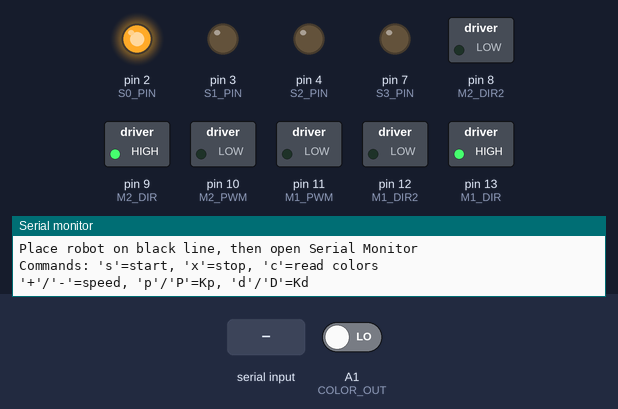
This sketch was run on a simulated Arduino Uno, built with avr-gcc and run on an emulated ATmega328P. On the bench: switched loads named in the sketch (green lamp = pin HIGH), output pins drawn as LEDs (lit = HIGH), the last lines printed to the serial monitor. Dashed ring = blinking. Inputs (shaded band) come from the test bench; at power-on: A1 (COLOR_OUT) LOW.

Above: at 1.2 s.
1.3 s: "s" received over Serial
At 1.66 s:
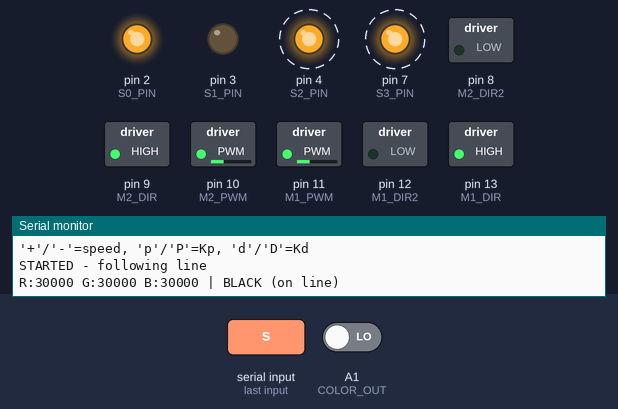
4.3 s: "x" received over Serial
At 5.5 s:
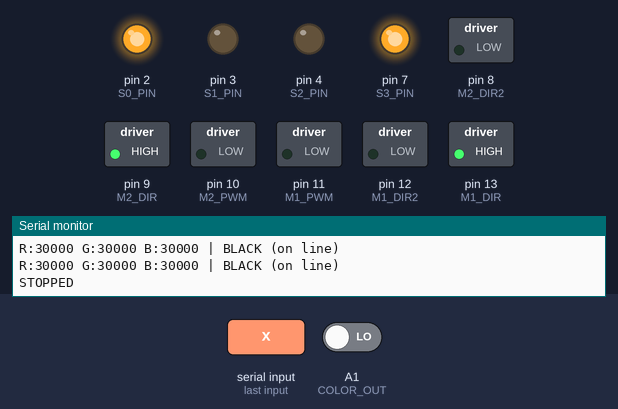
5.8 s: "S" received over Serial
At 6.16 s:
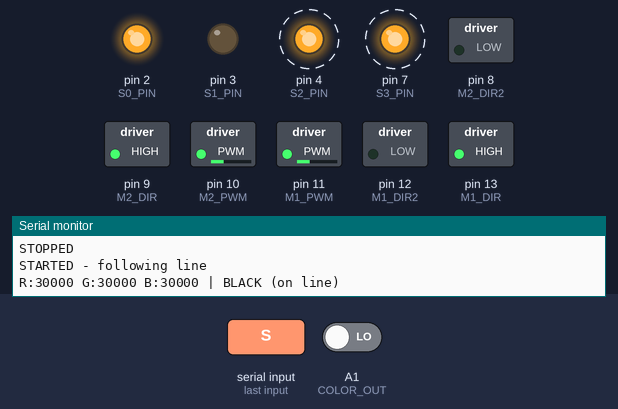
14.8 s: "X" received over Serial
At 16.1 s:
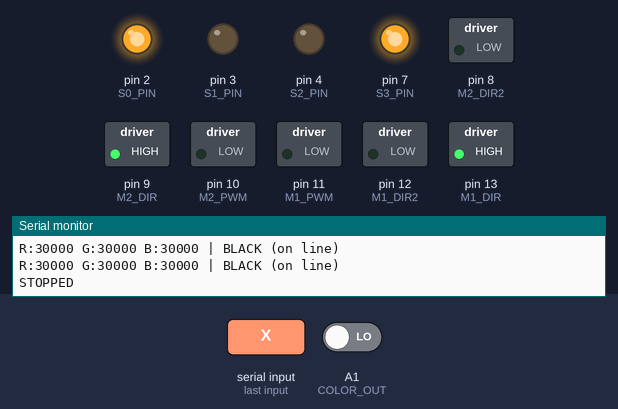
Timing chart, 0 to 17.4 s (numbered marks = the images above; inputs shaded):
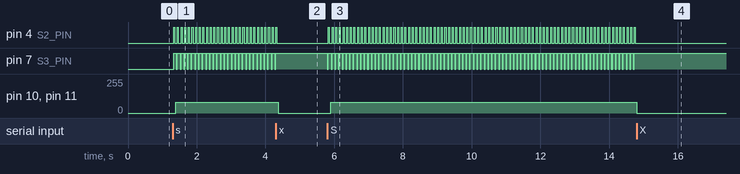

Measured:
- after the input at 1.3 s, pin 4 (S2_PIN): alternates HIGH for 0.03 s and LOW for 0.08 s, starting at once; pin 7 (S3_PIN): alternates HIGH for 0.08 s and LOW for 0.03 s, starting at once; pin 10 (M2_PWM), pin 11 (M1_PWM): 0/255 → 80/255 after 0.09 s
- after the input at 4.3 s, pin 4 (S2_PIN): goes on until 4.3 s, then stays LOW; pin 7 (S3_PIN): stops changing and stays HIGH; pin 10 (M2_PWM), pin 11 (M1_PWM): 80/255 → 0/255 after 0.08 s
- after the input at 5.8 s, pin 4 (S2_PIN): alternates HIGH for 0.03 s and LOW for 0.08 s, starting at once; pin 7 (S3_PIN): alternates HIGH for 0.08 s and LOW for 0.03 s, starting at once; pin 10 (M2_PWM), pin 11 (M1_PWM): 0/255 → 80/255 after 0.09 s
- after the input at 14.8 s, pin 4 (S2_PIN): stops changing and stays LOW; pin 7 (S3_PIN): stops changing and stays HIGH; pin 10 (M2_PWM), pin 11 (M1_PWM): 80/255 → 0/255 at once

The sketch:

test_line_follow.ino
```cpp
// test_line_follow.ino
// Simple test sketch to verify black line following using COLOR SENSOR ONLY
// Uses same pin config as main sketches - no RTOS for easier debugging

// ----- PIN CONFIG -----
// Color sensor (TCS230/TCS3200 style) pins
const int COLOR_OUT = A1; // OUT pin from color sensor
const int S0_PIN = 2;
const int S1_PIN = 3;
const int S2_PIN = 4;
const int S3_PIN = 7;

const int M1_PWM = 11; // ENA (left motor)
const int M1_DIR = 13; // IN1
const int M1_DIR2 = 12; // IN2
const int M2_PWM = 10; // ENB (right motor)
const int M2_DIR = 9;  // IN3
const int M2_DIR2 = 8; // IN4

// ----- PID params (tune these) -----
float Kp = 1.2;
float Ki = 0.0;
float Kd = 0.15;

int baseSpeed = 80; // start slow for testing
int maxSpeed = 180;

// ----- Color Calibration -----
// Black: R:140 G:150 B:129 (high values = weak reflection)
// White: R:14 G:15 B:12 (low values = strong reflection)
int blackThreshold = 100;  // all channels above this = on black line
int whiteThreshold = 40;   // all channels below this = on white

// ----- PID state -----
float lastError = 0;
float integral = 0;
unsigned long lastTime = 0;
int lastDirection = 1; // remember last drift direction (+1 right, -1 left)

// Color readings
unsigned long colorR = 0, colorG = 0, colorB = 0;

void setup() {
  Serial.begin(115200);
  Serial.println("=== Line Follow Test (Color Sensor) ===");

  // Setup color sensor pins
  pinMode(COLOR_OUT, INPUT);
  pinMode(S0_PIN, OUTPUT);
  pinMode(S1_PIN, OUTPUT);
  pinMode(S2_PIN, OUTPUT);
  pinMode(S3_PIN, OUTPUT);

  // Set frequency scaling to 20% (S0=HIGH, S1=LOW)
  digitalWrite(S0_PIN, HIGH);
  digitalWrite(S1_PIN, LOW);

  // Setup motor pins
  pinMode(M1_PWM, OUTPUT);
  pinMode(M1_DIR, OUTPUT);
  pinMode(M1_DIR2, OUTPUT);
  pinMode(M2_PWM, OUTPUT);
  pinMode(M2_DIR, OUTPUT);
  pinMode(M2_DIR2, OUTPUT);

  // Stop motors initially
  setMotors(0, 0);

  Serial.println("Place robot on black line, then open Serial Monitor");
  Serial.println("Commands: 's'=start, 'x'=stop, 'c'=read colors");
  Serial.println("'+'/'-'=speed, 'p'/'P'=Kp, 'd'/'D'=Kd");

  lastTime = millis();
}

void setMotors(int left, int right) {
  // Left motor
  if (left >= 0) {
    digitalWrite(M1_DIR, HIGH);
    digitalWrite(M1_DIR2, LOW);
    analogWrite(M1_PWM, constrain(left, 0, maxSpeed));
  } else {
    digitalWrite(M1_DIR, LOW);
    digitalWrite(M1_DIR2, HIGH);
    analogWrite(M1_PWM, constrain(-left, 0, maxSpeed));
  }
  // Right motor
  if (right >= 0) {
    digitalWrite(M2_DIR, HIGH);
    digitalWrite(M2_DIR2, LOW);
    analogWrite(M2_PWM, constrain(right, 0, maxSpeed));
  } else {
    digitalWrite(M2_DIR, LOW);
    digitalWrite(M2_DIR2, HIGH);
    analogWrite(M2_PWM, constrain(-right, 0, maxSpeed));
  }
}

unsigned long readColorFreq(int s2, int s3) {
  digitalWrite(S2_PIN, s2);
  digitalWrite(S3_PIN, s3);
  delayMicroseconds(100);
  unsigned long duration = pulseIn(COLOR_OUT, LOW, 30000);
  if (duration == 0) return 30000;
  return duration;
}

void readColors() {
  colorR = readColorFreq(LOW, LOW);   // Red
  colorG = readColorFreq(HIGH, HIGH); // Green
  colorB = readColorFreq(LOW, HIGH);  // Blue
}

bool isOnBlack() {
  // Black has HIGH frequency values (weak reflection)
  return (colorR > blackThreshold && colorG > blackThreshold && colorB > blackThreshold);
}

bool isOnWhite() {
  // White has LOW frequency values (strong reflection)
  return (colorR < whiteThreshold && colorG < whiteThreshold && colorB < whiteThreshold);
}

// Returns line error: 0 = centered on black, positive = drifting, 1000 = line lost
float readLineError() {
  readColors();

  if (isOnBlack()) {
    // On the line - no error
    return 0;
  } else if (isOnWhite()) {
    // Lost the line completely - return large error in last known direction
    return 1000;
  } else {
    // Transitioning - calculate proportional error based on how "white" we're getting
    // Average of RGB values - lower means more white (off line)
    float avg = (colorR + colorG + colorB) / 3.0;
    // Map from blackThreshold to whiteThreshold -> 0 to 1
    float normalized = (blackThreshold - avg) / (float)(blackThreshold - whiteThreshold);
    normalized = constrain(normalized, 0, 1);
    // Return signed error based on last direction
    return normalized * lastDirection;
  }
}

int pidCompute(float error) {
  unsigned long now = millis();
  float dt = (now - lastTime) / 1000.0;
  if (lastTime == 0 || dt < 0.001) dt = 0.01;
  lastTime = now;

  if (error == 1000) {
    // Line lost - return steering in last known direction
    integral = 0;
    return lastDirection * 80; // Turn to search
  }

  // Update last direction based on current error
  if (error > 0.1) lastDirection = 1;
  else if (error < -0.1) lastDirection = -1;

  integral += error * dt;
  integral = constrain(integral, -10, 10); // Anti-windup
  float derivative = (error - lastError) / dt;
  lastError = error;

  float output = Kp * error + Ki * integral + Kd * derivative;
  return (int)constrain(output * 100.0, -150, 150);
}

void printColors() {
  Serial.print("R:"); Serial.print(colorR);
  Serial.print(" G:"); Serial.print(colorG);
  Serial.print(" B:"); Serial.print(colorB);
  Serial.print(" | ");
  if (isOnBlack()) Serial.print("BLACK (on line)");
  else if (isOnWhite()) Serial.print("WHITE (off line)");
  else Serial.print("EDGE");
  Serial.println();
}

bool running = false;

void loop() {
  // Check for serial commands
  if (Serial.available()) {
    char cmd = Serial.read();
    if (cmd == 's' || cmd == 'S') {
      running = true;
      Serial.println("STARTED - following line");
    } else if (cmd == 'x' || cmd == 'X') {
      running = false;
      setMotors(0, 0);
      Serial.println("STOPPED");
    } else if (cmd == 'c' || cmd == 'C') {
      readColors();
      printColors();
    } else if (cmd == '+') {
      baseSpeed += 10;
      Serial.print("Speed: "); Serial.println(baseSpeed);
    } else if (cmd == '-') {
      baseSpeed -= 10;
      Serial.print("Speed: "); Serial.println(baseSpeed);
    } else if (cmd == 'p') {
      Kp += 0.1;
      Serial.print("Kp: "); Serial.println(Kp);
    } else if (cmd == 'P') {
      Kp -= 0.1;
      Serial.print("Kp: "); Serial.println(Kp);
    } else if (cmd == 'd') {
      Kd += 0.02;
      Serial.print("Kd: "); Serial.println(Kd);
    } else if (cmd == 'D') {
      Kd -= 0.02;
      Serial.print("Kd: "); Serial.println(Kd);
    }
  }

  if (running) {
    float err = readLineError();

    if (err == 1000) {
      // Lost line - turn to search in last known direction
      int searchSpeed = 60;
      if (lastDirection > 0) {
        setMotors(searchSpeed, -searchSpeed/2); // Turn right
      } else {
        setMotors(-searchSpeed/2, searchSpeed); // Turn left
      }
      Serial.println("Line lost - searching...");
    } else {
      int steer = pidCompute(err);
      int left = baseSpeed - steer;
      int right = baseSpeed + steer;
      setMotors(left, right);
    }

    // Print status every 300ms
    static unsigned long lastPrint = 0;
    if (millis() - lastPrint > 300) {
      printColors();
      lastPrint = millis();
    }
  }

  delay(15); // ~66Hz loop rate
}
```
